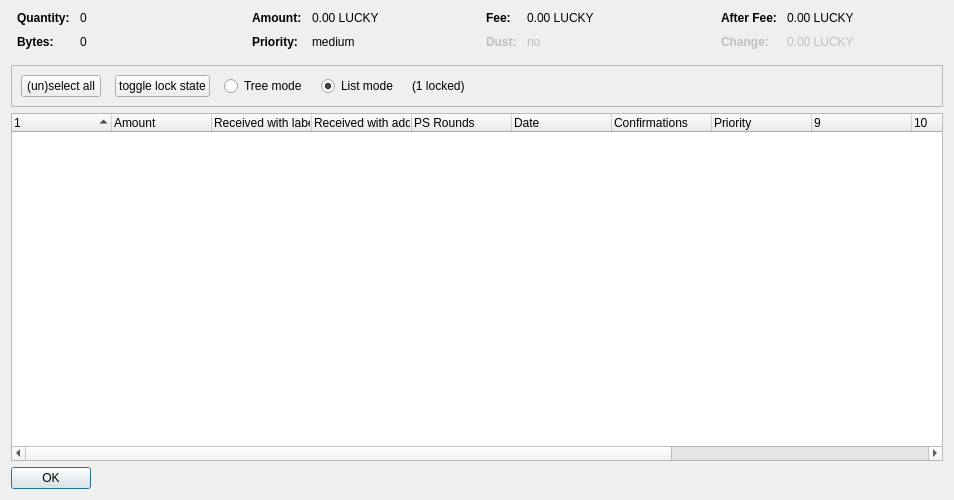
<?xml version="1.0" encoding="UTF-8"?>
<ui version="4.0">
 <class>CoinControlDialog</class>
 <widget class="QDialog" name="CoinControlDialog">
  <property name="geometry">
   <rect>
    <x>0</x>
    <y>0</y>
    <width>954</width>
    <height>500</height>
   </rect>
  </property>
  <property name="windowTitle">
   <string>Coin Selection</string>
  </property>
  <layout class="QVBoxLayout" name="verticalLayout">
   <item>
    <layout class="QHBoxLayout" name="horizontalLayoutTop" stretch="0,0,0,0">
     <property name="topMargin">
      <number>0</number>
     </property>
     <property name="bottomMargin">
      <number>10</number>
     </property>
     <item>
      <layout class="QFormLayout" name="formLayoutCoinControl1">
       <property name="horizontalSpacing">
        <number>10</number>
       </property>
       <property name="verticalSpacing">
        <number>10</number>
       </property>
       <property name="leftMargin">
        <number>6</number>
       </property>
       <property name="rightMargin">
        <number>6</number>
       </property>
       <item row="0" column="0">
        <widget class="QLabel" name="labelCoinControlQuantityText">
         <property name="font">
          <font>
           <weight>75</weight>
           <bold>true</bold>
          </font>
         </property>
         <property name="text">
          <string>Quantity:</string>
         </property>
        </widget>
       </item>
       <item row="0" column="1">
        <widget class="QLabel" name="labelCoinControlQuantity">
         <property name="cursor">
          <cursorShape>IBeamCursor</cursorShape>
         </property>
         <property name="contextMenuPolicy">
          <enum>Qt::ActionsContextMenu</enum>
         </property>
         <property name="text">
          <string notr="true">0</string>
         </property>
         <property name="textInteractionFlags">
          <set>Qt::LinksAccessibleByMouse|Qt::TextSelectableByKeyboard|Qt::TextSelectableByMouse</set>
         </property>
        </widget>
       </item>
       <item row="1" column="0">
        <widget class="QLabel" name="labelCoinControlBytesText">
         <property name="font">
          <font>
           <weight>75</weight>
           <bold>true</bold>
          </font>
         </property>
         <property name="text">
          <string>Bytes:</string>
         </property>
        </widget>
       </item>
       <item row="1" column="1">
        <widget class="QLabel" name="labelCoinControlBytes">
         <property name="cursor">
          <cursorShape>IBeamCursor</cursorShape>
         </property>
         <property name="contextMenuPolicy">
          <enum>Qt::ActionsContextMenu</enum>
         </property>
         <property name="text">
          <string notr="true">0</string>
         </property>
         <property name="textInteractionFlags">
          <set>Qt::LinksAccessibleByMouse|Qt::TextSelectableByKeyboard|Qt::TextSelectableByMouse</set>
         </property>
        </widget>
       </item>
      </layout>
     </item>
     <item>
      <layout class="QFormLayout" name="formLayoutCoinControl2">
       <property name="horizontalSpacing">
        <number>10</number>
       </property>
       <property name="verticalSpacing">
        <number>10</number>
       </property>
       <property name="leftMargin">
        <number>6</number>
       </property>
       <property name="rightMargin">
        <number>6</number>
       </property>
       <item row="0" column="0">
        <widget class="QLabel" name="labelCoinControlAmountText">
         <property name="font">
          <font>
           <weight>75</weight>
           <bold>true</bold>
          </font>
         </property>
         <property name="text">
          <string>Amount:</string>
         </property>
        </widget>
       </item>
       <item row="0" column="1">
        <widget class="QLabel" name="labelCoinControlAmount">
         <property name="cursor">
          <cursorShape>IBeamCursor</cursorShape>
         </property>
         <property name="contextMenuPolicy">
          <enum>Qt::ActionsContextMenu</enum>
         </property>
         <property name="text">
          <string notr="true">0.00 LUCKY</string>
         </property>
         <property name="textInteractionFlags">
          <set>Qt::LinksAccessibleByMouse|Qt::TextSelectableByKeyboard|Qt::TextSelectableByMouse</set>
         </property>
        </widget>
       </item>
       <item row="1" column="0">
        <widget class="QLabel" name="labelCoinControlPriorityText">
         <property name="font">
          <font>
           <weight>75</weight>
           <bold>true</bold>
          </font>
         </property>
         <property name="text">
          <string>Priority:</string>
         </property>
        </widget>
       </item>
       <item row="1" column="1">
        <widget class="QLabel" name="labelCoinControlPriority">
         <property name="cursor">
          <cursorShape>IBeamCursor</cursorShape>
         </property>
         <property name="contextMenuPolicy">
          <enum>Qt::ActionsContextMenu</enum>
         </property>
         <property name="text">
          <string>medium</string>
         </property>
         <property name="textInteractionFlags">
          <set>Qt::LinksAccessibleByMouse|Qt::TextSelectableByKeyboard|Qt::TextSelectableByMouse</set>
         </property>
        </widget>
       </item>
      </layout>
     </item>
     <item>
      <layout class="QFormLayout" name="formLayoutCoinControl3">
       <property name="horizontalSpacing">
        <number>10</number>
       </property>
       <property name="verticalSpacing">
        <number>10</number>
       </property>
       <property name="leftMargin">
        <number>6</number>
       </property>
       <property name="rightMargin">
        <number>6</number>
       </property>
       <item row="0" column="0">
        <widget class="QLabel" name="labelCoinControlFeeText">
         <property name="font">
          <font>
           <weight>75</weight>
           <bold>true</bold>
          </font>
         </property>
         <property name="text">
          <string>Fee:</string>
         </property>
        </widget>
       </item>
       <item row="0" column="1">
        <widget class="QLabel" name="labelCoinControlFee">
         <property name="cursor">
          <cursorShape>IBeamCursor</cursorShape>
         </property>
         <property name="contextMenuPolicy">
          <enum>Qt::ActionsContextMenu</enum>
         </property>
         <property name="text">
          <string notr="true">0.00 LUCKY</string>
         </property>
         <property name="textInteractionFlags">
          <set>Qt::LinksAccessibleByMouse|Qt::TextSelectableByKeyboard|Qt::TextSelectableByMouse</set>
         </property>
        </widget>
       </item>
       <item row="1" column="0">
        <widget class="QLabel" name="labelCoinControlLowOutputText">
         <property name="enabled">
          <bool>false</bool>
         </property>
         <property name="font">
          <font>
           <weight>75</weight>
           <bold>true</bold>
          </font>
         </property>
         <property name="text">
          <string>Dust:</string>
         </property>
        </widget>
       </item>
       <item row="1" column="1">
        <widget class="QLabel" name="labelCoinControlLowOutput">
         <property name="enabled">
          <bool>false</bool>
         </property>
         <property name="cursor">
          <cursorShape>IBeamCursor</cursorShape>
         </property>
         <property name="contextMenuPolicy">
          <enum>Qt::ActionsContextMenu</enum>
         </property>
         <property name="text">
          <string>no</string>
         </property>
         <property name="textInteractionFlags">
          <set>Qt::LinksAccessibleByMouse|Qt::TextSelectableByKeyboard|Qt::TextSelectableByMouse</set>
         </property>
        </widget>
       </item>
      </layout>
     </item>
     <item>
      <layout class="QFormLayout" name="formLayoutCoinControl4">
       <property name="horizontalSpacing">
        <number>10</number>
       </property>
       <property name="verticalSpacing">
        <number>10</number>
       </property>
       <property name="leftMargin">
        <number>6</number>
       </property>
       <property name="rightMargin">
        <number>6</number>
       </property>
       <item row="0" column="0">
        <widget class="QLabel" name="labelCoinControlAfterFeeText">
         <property name="font">
          <font>
           <weight>75</weight>
           <bold>true</bold>
          </font>
         </property>
         <property name="text">
          <string>After Fee:</string>
         </property>
        </widget>
       </item>
       <item row="0" column="1">
        <widget class="QLabel" name="labelCoinControlAfterFee">
         <property name="cursor">
          <cursorShape>IBeamCursor</cursorShape>
         </property>
         <property name="contextMenuPolicy">
          <enum>Qt::ActionsContextMenu</enum>
         </property>
         <property name="text">
          <string notr="true">0.00 LUCKY</string>
         </property>
         <property name="textInteractionFlags">
          <set>Qt::LinksAccessibleByMouse|Qt::TextSelectableByKeyboard|Qt::TextSelectableByMouse</set>
         </property>
        </widget>
       </item>
       <item row="1" column="0">
        <widget class="QLabel" name="labelCoinControlChangeText">
         <property name="enabled">
          <bool>false</bool>
         </property>
         <property name="font">
          <font>
           <weight>75</weight>
           <bold>true</bold>
          </font>
         </property>
         <property name="text">
          <string>Change:</string>
         </property>
        </widget>
       </item>
       <item row="1" column="1">
        <widget class="QLabel" name="labelCoinControlChange">
         <property name="enabled">
          <bool>false</bool>
         </property>
         <property name="cursor">
          <cursorShape>IBeamCursor</cursorShape>
         </property>
         <property name="contextMenuPolicy">
          <enum>Qt::ActionsContextMenu</enum>
         </property>
         <property name="text">
          <string notr="true">0.00 LUCKY</string>
         </property>
         <property name="textInteractionFlags">
          <set>Qt::LinksAccessibleByMouse|Qt::TextSelectableByKeyboard|Qt::TextSelectableByMouse</set>
         </property>
        </widget>
       </item>
      </layout>
     </item>
    </layout>
   </item>
   <item>
    <widget class="QFrame" name="frame">
     <property name="minimumSize">
      <size>
       <width>0</width>
       <height>40</height>
      </size>
     </property>
     <property name="frameShape">
      <enum>QFrame::StyledPanel</enum>
     </property>
     <property name="frameShadow">
      <enum>QFrame::Sunken</enum>
     </property>
     <layout class="QHBoxLayout" name="horizontalLayout">
      <item>
       <layout class="QHBoxLayout" name="horizontalLayoutPanel" stretch="0,0,0,0,0,0">
        <property name="spacing">
         <number>14</number>
        </property>
        <item>
         <widget class="QPushButton" name="pushButtonSelectAll">
          <property name="sizePolicy">
           <sizepolicy hsizetype="Maximum" vsizetype="Fixed">
            <horstretch>0</horstretch>
            <verstretch>0</verstretch>
           </sizepolicy>
          </property>
          <property name="text">
           <string>(un)select all</string>
          </property>
          <property name="autoDefault">
           <bool>false</bool>
          </property>
         </widget>
        </item>
        <item>
         <widget class="QPushButton" name="pushButtonToggleLock">
          <property name="sizePolicy">
           <sizepolicy hsizetype="Maximum" vsizetype="Fixed">
            <horstretch>0</horstretch>
            <verstretch>0</verstretch>
           </sizepolicy>
          </property>
          <property name="text">
           <string>toggle lock state</string>
          </property>
          <property name="autoDefault">
           <bool>false</bool>
          </property>
         </widget>
        </item>
        <item>
         <widget class="QRadioButton" name="radioTreeMode">
          <property name="sizePolicy">
           <sizepolicy hsizetype="Maximum" vsizetype="Fixed">
            <horstretch>0</horstretch>
            <verstretch>0</verstretch>
           </sizepolicy>
          </property>
          <property name="text">
           <string>Tree mode</string>
          </property>
         </widget>
        </item>
        <item>
         <widget class="QRadioButton" name="radioListMode">
          <property name="sizePolicy">
           <sizepolicy hsizetype="Maximum" vsizetype="Fixed">
            <horstretch>0</horstretch>
            <verstretch>0</verstretch>
           </sizepolicy>
          </property>
          <property name="text">
           <string>List mode</string>
          </property>
          <property name="checked">
           <bool>true</bool>
          </property>
         </widget>
        </item>
        <item>
         <widget class="QLabel" name="labelLocked">
          <property name="text">
           <string>(1 locked)</string>
          </property>
         </widget>
        </item>
        <item>
         <spacer name="horizontalSpacer">
          <property name="orientation">
           <enum>Qt::Horizontal</enum>
          </property>
          <property name="sizeHint" stdset="0">
           <size>
            <width>40</width>
            <height>20</height>
           </size>
          </property>
         </spacer>
        </item>
       </layout>
      </item>
     </layout>
    </widget>
   </item>
   <item>
    <widget class="CoinControlTreeWidget" name="treeWidget">
     <property name="contextMenuPolicy">
      <enum>Qt::CustomContextMenu</enum>
     </property>
     <property name="sortingEnabled">
      <bool>false</bool>
     </property>
     <property name="columnCount">
      <number>13</number>
     </property>
     <attribute name="headerShowSortIndicator" stdset="0">
      <bool>true</bool>
     </attribute>
     <attribute name="headerStretchLastSection">
      <bool>false</bool>
     </attribute>
     <column>
      <property name="text">
       <string/>
      </property>
     </column>
     <column>
      <property name="text">
       <string>Amount</string>
      </property>
     </column>
     <column>
      <property name="text">
       <string>Received with label</string>
      </property>
     </column>
     <column>
      <property name="text">
       <string>Received with address</string>
      </property>
     </column>
     <column>
      <property name="text">
       <string>PS Rounds</string>
      </property>
     </column>
     <column>
      <property name="text">
       <string>Date</string>
      </property>
     </column>
     <column>
      <property name="text">
       <string>Confirmations</string>
      </property>
      <property name="toolTip">
       <string>Confirmed</string>
      </property>
     </column>
     <column>
      <property name="text">
       <string>Priority</string>
      </property>
     </column>
     <column>
      <property name="text">
       <string/>
      </property>
     </column>
     <column>
      <property name="text">
       <string/>
      </property>
     </column>
     <column>
      <property name="text">
       <string/>
      </property>
     </column>
     <column>
      <property name="text">
       <string/>
      </property>
     </column>
     <column>
      <property name="text">
       <string/>
      </property>
     </column>
    </widget>
   </item>
   <item>
    <widget class="QDialogButtonBox" name="buttonBox">
     <property name="sizePolicy">
      <sizepolicy hsizetype="Maximum" vsizetype="Fixed">
       <horstretch>0</horstretch>
       <verstretch>0</verstretch>
      </sizepolicy>
     </property>
     <property name="orientation">
      <enum>Qt::Horizontal</enum>
     </property>
     <property name="standardButtons">
      <set>QDialogButtonBox::Ok</set>
     </property>
    </widget>
   </item>
  </layout>
 </widget>
 <customwidgets>
  <customwidget>
   <class>CoinControlTreeWidget</class>
   <extends>QTreeWidget</extends>
   <header>coincontroltreewidget.h</header>
  </customwidget>
 </customwidgets>
 <resources/>
 <connections/>
</ui>
